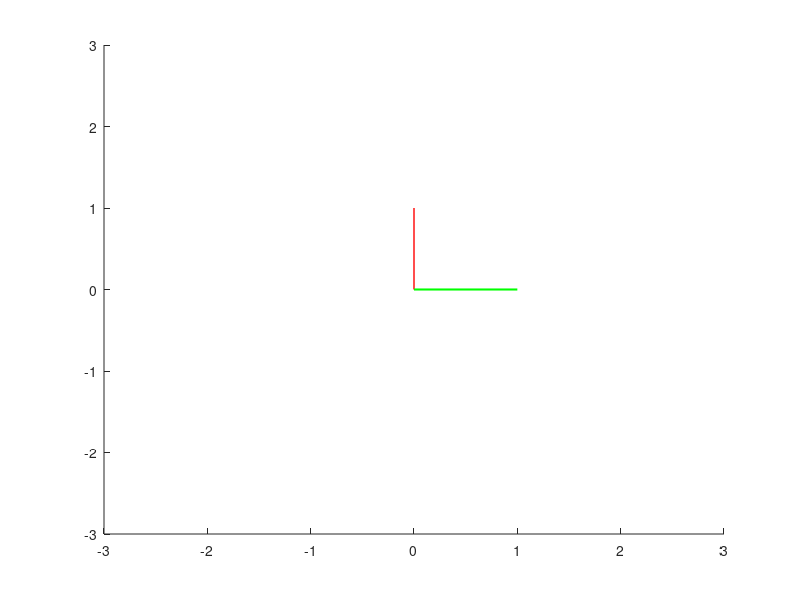

Here is the MATLAB script that generated this plot:
%Specifying a frame of reference
figure

line([0,0],[0,1],[0,0],'Linewidth',[1],'Color','r');
line([0,1],[0,0],[0,0],'Linewidth',[1.5],'Color','g');
line([0,0],[0,0],[0,1],'Linewidth',[2],'Color','b');
%specifying an offset for drawing frame of reference
axis([-3 3 -3 3]);

